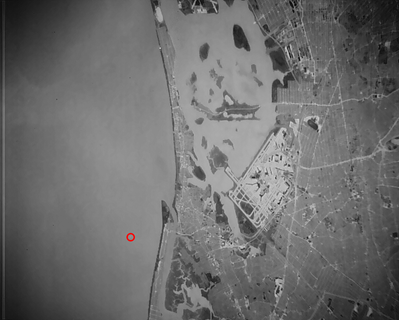
#> input picture image-3.png, 399 x 320 px, given as the content of the folder ../images/train, which was not available
$ python augment_frame_dynamics_polarity.py ..
#> lines starting #> are read from the running program, lines starting #| are printed output that depends on the picture
#!/usr/bin/env python3
"""Add paired current-channel inversion samples to a prepared YOLO dataset."""
from __future__ import annotations

import argparse
import json
import shutil
from pathlib import Path

import cv2


def main() -> None:
    parser = argparse.ArgumentParser()
    parser.add_argument("dataset_root")
    parser.add_argument("--stride", type=int, default=2)
    parser.add_argument("--compression", type=int, default=1)
    args = parser.parse_args()
    if args.stride < 1:
        raise ValueError("--stride must be positive")
    root = Path(args.dataset_root)
    source_images = sorted((root / "images" / "train").glob("*.png"))
    image_out = root / "images" / "train_invert"
    label_out = root / "labels" / "train_invert"
    image_out.mkdir(parents=True, exist_ok=True)
    label_out.mkdir(parents=True, exist_ok=True)
    written = 0
    for source in source_images[::args.stride]:
        image = cv2.imread(str(source), cv2.IMREAD_COLOR)
#> image is the input picture: shape (320, 399, 3); mean B, G, R 109.1, 109.1, 109.2
        if image is None:
            raise RuntimeError(f"could not read {source}")
        # cv2 preserves the stored channel order. Channel zero is the current
        # grayscale frame; channels one and two are absolute temporal deltas.
        image[..., 0] = 255 - image[..., 0]
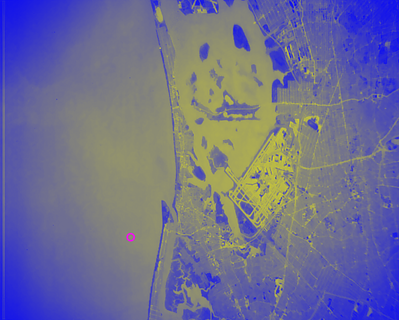
#> image: shape (320, 399, 3); mean B, G, R 145.9, 109.1, 109.2
        target = image_out / f"{source.stem}__inv.png"
        if not cv2.imwrite(
            str(target), image,
            [cv2.IMWRITE_PNG_COMPRESSION, args.compression],
        ):
            raise RuntimeError(f"could not write {target}")
        label = root / "labels" / "train" / f"{source.stem}.txt"
        shutil.copyfile(label, label_out / f"{source.stem}__inv.txt")
        written += 1
    yaml = root / "dataset_polarity.yaml"
    yaml.write_text(
        f"path: {root.resolve()}\n"
        "train: [images/train, images/train_invert]\n"
        "val: images/val\nnc: 1\nnames: [target]\n",
        encoding="utf-8",
    )
    report = {
        "source_images": len(source_images),
        "stride": args.stride,
        "inverted_images": written,
        "dataset_yaml": str(yaml),
    }
    (root / "polarity_augmentation.json").write_text(
        json.dumps(report, indent=2), encoding="utf-8"
    )
    print(json.dumps(report, indent=2))


if __name__ == "__main__":
    main()

$ run again, on image.png
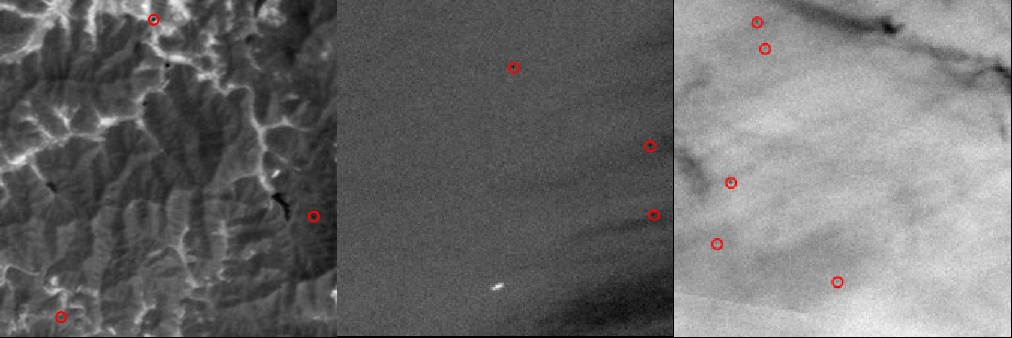
#> input picture image.png, 1012 x 338 px, given as the content of the folder ../images/train, which was not available
#> in main, image is the input picture: shape (338, 1012, 3); mean B, G, R 107.6, 107.6, 108.1
#> in main, `image[..., 0] = 255 - image[..., 0]`:
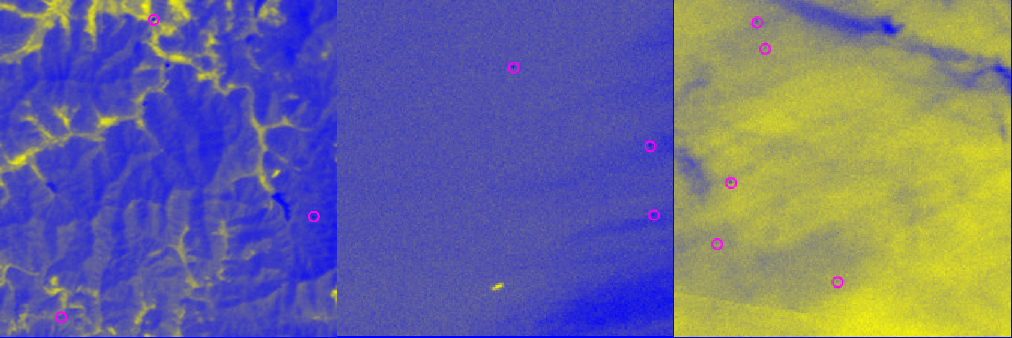
#> image: shape (338, 1012, 3); mean B, G, R 147.4, 107.6, 108.1
